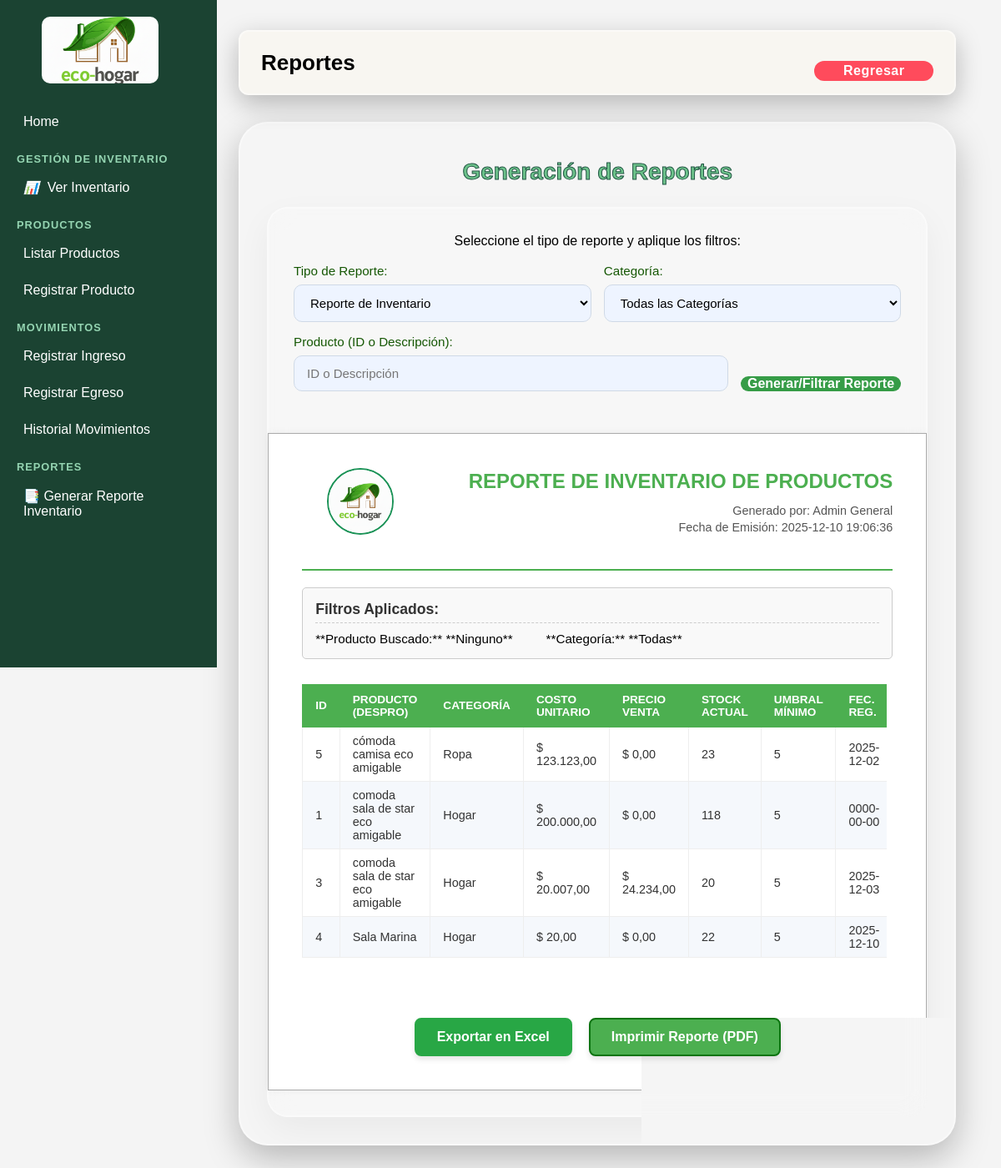
The app's page /generarReporteInventario.php with its own data.
### tables this page shows
CREATE TABLE `productos` (
  `idPro` int(11) NOT NULL,
  `idCatFK` int(11) NOT NULL,
  `nomPro` varchar(100) NOT NULL,
  `desPro` text NOT NULL,
  `preUni` decimal(10,0) NOT NULL,
  `preVen` decimal(10,0) NOT NULL,
  `FecReg` date NOT NULL,
  `stoAct` int(11) NOT NULL,
  `umbMinSo` int(11) NOT NULL,
  `idEstProEnumFK` int(11) NOT NULL
);

CREATE TABLE `categoria_producto` (
  `idCat` int(11) NOT NULL,
  `nomCat` varchar(100) NOT NULL
);

### logica/logica-reporte-inventario.php (called while the page is built, shortened)
<?php
include_once 'conexion/conexion.php';
$data = [];
$usuario_generador = $_SESSION['nomUsu'] ?? 'Admin General';
$fecha_reporte = date('Y-m-d H:i:s');
$reporte_tipo = $_GET['reporte'] ?? 'inventario';
$reporte_titulo = ($reporte_tipo === 'auditoria') ? 'AUDITORÍA DE MOVIMIENTOS' : 'INVENTARIO DE PRODUCTOS';
$id_categoria = filter_input(INPUT_GET, 'categoria', FILTER_VALIDATE_INT) ?? 0;
$busqueda_producto = trim($_GET['busqueda_producto'] ?? '');
if ($reporte_tipo === 'inventario') {
    $sql_reporte = "SELECT p.idPro, p.desPro, p.preUni, p.preVen, p.stoAct, p.umbMinSo, p.FecReg, c.nomCat
                    FROM productos p
                    JOIN categoria_producto c ON p.idCatFK = c.idCat
                    WHERE 1=1";
    $sql_reporte .= " ORDER BY p.desPro LIMIT 500";
}
if (isset($conexion) && $stmt = $conexion->prepare($sql_reporte)) {
    $stmt->execute();
    $resultado = $stmt->get_result();
    while ($fila = $resultado->fetch_assoc()) {
        $data[] = $fila;
    }
}
?>

### generarReporteInventario.php (the view, shortened to what this page needs)
<?php
include_once 'logica/logica-reporte-inventario.php';
?>
<!DOCTYPE html>
<html lang="es">
<head>
    <link rel="stylesheet" href="css/style-admin.css">
    <link rel="stylesheet" href="css/style-registro-final.css">
    <link rel="stylesheet" href="css/style-reporteInventario.css">
</head>
<body class="<?php echo 'reporte-' . htmlspecialchars($reporte_tipo); ?>">
    <?php include './components/sidebar.php'; ?>
    <main class="content-area">
     <header class="topbar">
        <h1>Reportes</h1>
        <form action="inicio.php" method="POST" style="right: 30px; top: 10px; margin: 0;">
            <button type="submit" name="regresarbtn" class="regresarbtn">Regresar</button>
        </form>
    </header>
    <div class="admin-box">
        <h2>Generación de Reportes</h2>
        <div class="registro-box wide">
            <p class="search-instruction">Seleccione el tipo de reporte y aplique los filtros:</p> <br>
            <form action="generarReporteInventario.php" method="GET" class="filter-form" id="filter-form">
                <div class="filter-controls">
                    <div class="form-group half-width">
                        <label for="reporte">Tipo de Reporte:</label>
                        <select name="reporte" id="reporte" onchange="toggleAuditFilters(this.value)">
                            <option value="inventario" <?php echo ($reporte_tipo == 'inventario') ? 'selected' : ''; ?>>Reporte de Inventario</option>
                        </select>
                    </div>
                    <div class="form-group half-width">
                        <label for="categoria">Categoría:</label>
                        <select name="categoria" id="categoria">
                            <option value="0" <?php echo ($id_categoria == 0) ? 'selected' : ''; ?>>Todas las Categorías</option>
                        </select>
                    </div>
                    <div class="form-group half-width">
                        <label for="busqueda_producto">Producto (ID o Descripción):</label>
                        <input type="text" name="busqueda_producto" id="busqueda_producto"
                               placeholder="ID o Descripción"
                               value="<?php echo htmlspecialchars($busqueda_producto); ?>">
                    </div>
                    <button type="submit" class="btn-search">Generar/Filtrar Reporte</button>
                </div>
            </form>
            <div id="report-content-wrapper">
                <div class="reporte-final-documento" id="reporte-documento">
                    <div class="document-header">
                        <img src="imagenes/logo.png" alt="Logo" class="logo-reporte">
                        <div class="header-info">
                            <h1>REPORTE DE <?php echo htmlspecialchars($reporte_titulo); ?></h1>
                            <p>Generado por: <?php echo htmlspecialchars($usuario_generador); ?></p>
                            <p>Fecha de Emisión: <?php echo htmlspecialchars($fecha_reporte); ?></p>
                        </div>
                    </div>
                    <hr class="document-separator">
                    <div class="filtros-aplicados">
                        <h4>Filtros Aplicados:</h4>
                        <ul>
                            <li>**Producto Buscado:** <?php echo empty($busqueda_producto) ? '**Ninguno**' : htmlspecialchars($busqueda_producto); ?></li>
                            <li>**Categoría:** <?php
                                        $cat_actual = array_filter($categorias, fn($c) => $c['idCat'] == $id_categoria);
                                        echo ($id_categoria > 0 && !empty($cat_actual))
                                            ? '**' . htmlspecialchars(reset($cat_actual)['nomCat']) . '**'
                                            : '**Todas**';
                                ?>
                            </li>
                        </ul>
                    </div>
                    <div class="table-scroll">
                        <?php if (!empty($data)): ?>
                            <table class="data-table">
                                <thead>
                                    <?php if ($reporte_tipo === 'inventario'): ?>
                                        <tr>
                                            <th>ID</th>
                                            <th>Producto (DesPro)</th>
                                            <th>Categoría</th>
                                            <th>Costo Unitario</th>
                                            <th>Precio Venta</th>
                                            <th>Stock Actual</th>
                                            <th>Umbral Mínimo</th>
                                            <th>Fec. Reg.</th>
                                        </tr>
                                    <?php endif; ?>
                                </thead>
                                <tbody>
                                    <?php if ($reporte_tipo === 'inventario'): ?>
                                        <?php foreach ($data as $pro): ?>
                                            <?php $stock_class = ($pro['stoAct'] <= $pro['umbMinSo']) ? 'stock-low' : ''; ?>
                                            <tr>
                                                <td><?php echo htmlspecialchars($pro['idPro']); ?></td>
                                                <td><?php echo htmlspecialchars($pro['desPro']); ?></td>
                                                <td><?php echo htmlspecialchars($pro['nomCat']); ?></td>
                                                <td>$ <?php echo number_format($pro['preUni'], 2, ',', '.'); ?></td>
                                                <td>$ <?php echo number_format($pro['preVen'], 2, ',', '.'); ?></td>
                                                <td class="<?php echo $stock_class; ?>"><?php echo number_format($pro['stoAct'], 0, ',', '.'); ?></td>
                                                <td><?php echo number_format($pro['umbMinSo'], 0, ',', '.'); ?></td>
                                                <td><?php echo htmlspecialchars(substr($pro['FecReg'], 0, 10)); ?></td>
                                            </tr>
                                        <?php endforeach; ?>
                                    <?php endif; ?>
                                </tbody>
                            </table>
                        <?php else: ?>
                            <p style="text-align: center; margin: 50px 0;">No se encontraron registros para el reporte de <?php echo htmlspecialchars($reporte_tipo); ?> con los filtros aplicados.</p>
                            <p class="report-footer">Fin del Reporte.</p>
                        <?php endif; ?>
                    </div>
                    <div class="report-actions">
                        <form method="POST" action="generarReporteInventario.php?<?php echo htmlspecialchars(http_build_query($_GET)); ?>" style="display:inline;">
                            <button type="submit" name="exportar_excel" class="btn-primary">Exportar en Excel</button>
                        </form>
                        <button type="button" onclick="window.print()" class="btn-secondary">Imprimir Reporte (PDF)</button>
                    </div>
                </div>
            </div>
        </div>
    </div>
</body>
</html>

### css/style-admin.css (style rules this page uses)
* { margin: 0; padding: 0; box-sizing: border-box; font-family: "Poppins", sans-serif; }
body { background: #F8F6F1; min-height: 70 vh; display: flex; flex-direction: column; align-items: center; padding: 1rem; }
.topbar { background: #F8F6F1; padding: 15px 25px; border-radius: 12px; display: flex; justify-content: space-between; align-items: center; }
.topbar h1 { font-size: 26px; font-weight: 600; }
.regresarbtn { background: #ff4b5c; border: none; color: white; padding: 10px 20px; border-radius: 20px; cursor: pointer; font-size: 16px; transition: background 0.3s ease; }
.admin-box { width: 100%; max-width: 2000px; min-height: 80vh; margin-top: 20px; display: grid; grid-template-columns: auto 250px; grid-template-rows: auto 1fr; gap: 1rem; border-radius: 35px; overflow: hidden; border: 2px solid rgba(255, 255, 255, 0.25); box-shadow: 0 15px 40px rgba(0,0,0,0.15); padding: 2rem; background: rgba(255, 255, 255, 0.1); }
.content-area { margin-left: 250px; padding: 20px; width: calc(100% - 250px); }

### css/style-registro-final.css (style rules this page uses)
.reporte-final-documento { border: 1px solid #aaaaaa; padding: 40px; margin-top: 30px; background-color: #fff; box-shadow: 0 0 10px rgba(0,0,0,0.05); min-height: 500px; }
.document-header { display: flex; align-items: center; justify-content: space-between; padding-bottom: 15px; margin-bottom: 25px; }
.logo-reporte { width: 80px; height: 80px; object-fit: cover; border-radius: 50%; border: 2px solid rgb(26, 146, 86); }
.header-info { text-align: right; line-height: 1.4; }
.header-info h1 { font-size: 1.5em; color: #4CAF50; margin: 0 0 8px 0; text-transform: uppercase; font-weight: 800; }
.header-info p { font-size: 0.9em; color: #555; margin: 0; }
.document-separator { border: 0; height: 2px; background-color: #4CAF50; margin: 20px 0; }
.filtros-aplicados { border: 1px solid #cccccc; padding: 15px; margin-bottom: 30px; border-radius: 5px; background-color: #f9f9f9; }
.filtros-aplicados h4 { margin-top: 0; font-size: 1.1em; color: #333; border-bottom: 1px dashed #ccc; padding-bottom: 5px; margin-bottom: 10px; }
.filtros-aplicados ul { list-style: none; padding: 0; margin: 0; display: flex; flex-wrap: wrap; gap: 40px; font-size: 0.95em; }
.filtros-aplicados ul li { font-weight: 500; }
.table-scroll { overflow-x: auto; }
.reporte-final-documento .data-table { width: 100%; border-collapse: collapse; border: 1px solid #ccc; }
.reporte-final-documento .data-table th { background-color: #4CAF50; color: white; font-weight: 700; border: 1px solid #4CAF50; padding: 10px 15px; text-align: left; text-transform: uppercase; font-size: 0.85em; }
.reporte-final-documento .data-table tbody tr:nth-child(even) { background-color: #f5f8fc; }
.reporte-final-documento .data-table td { border: 1px solid #eee; color: #333; padding: 8px 15px; font-size: 0.9em; }
.report-actions { display: flex; justify-content: center; gap: 20px; margin-top: 30px; padding-top: 20px; }
.report-actions button { padding: 12px 25px; border-radius: 8px; border: 2px solid transparent; font-size: 1em; font-weight: 600; cursor: pointer; transition: all 0.3s ease; box-shadow: 0 4px 6px rgba(0, 0, 0, 0.1); }
.report-actions .btn-primary { background: #28a745; color: white; border-color: #28a745; }
.report-actions .btn-secondary { background: #4CAF50; color: white; border-color: #0c7410; }
.report-actions form { margin: 0; display: contents; }

### css/sidebar.css (style rules this page uses)
* { margin: 0; padding: 0; box-sizing: border-box; font-family: "Poppins", sans-serif; }
body { display: flex; background: #f4f4f4; }
img { margin-left: 30px; height: 80px; width: 140px; object-fit: cover; }

### records on screen
productos: idPro "5", desPro "cómoda camisa eco amigable", idCatFK.nomCat "Ropa", preUni "123.123,00", preVen "0,00", stoAct "23", umbMinSo "5", FecReg "2025-12-02"
productos: idPro "1", desPro "comoda sala de star eco amigable", idCatFK.nomCat "Hogar", preUni "200.000,00", preVen "0,00", stoAct "118", umbMinSo "5", FecReg "0000-00-00"
productos: idPro "3", desPro "comoda sala de star eco amigable", idCatFK.nomCat "Hogar", preUni "20.007,00", preVen "24.234,00", stoAct "20", umbMinSo "5", FecReg "2025-12-03"
productos: idPro "4", desPro "Sala Marina", idCatFK.nomCat "Hogar", preUni "20,00", preVen "0,00", stoAct "22", umbMinSo "5", FecReg "2025-12-10"

### other values on screen
$reporte_titulo "INVENTARIO DE PRODUCTOS"
$usuario_generador "Admin General"
$fecha_reporte "2025-12-10 19:06:36"
